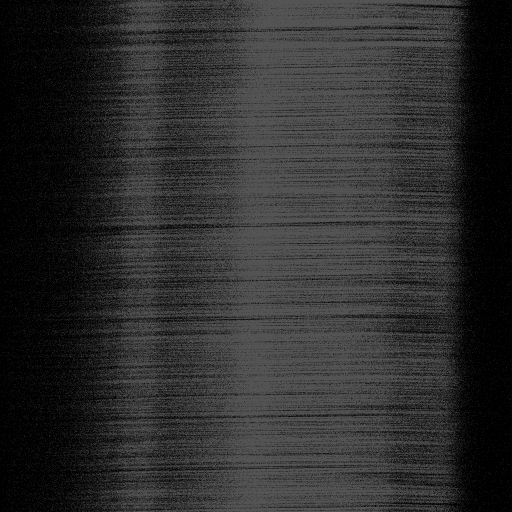
%> input picture Diameter 512 Stack.tif, 512 x 512 px
$ octave --eval "result = imimportTif('Diameter 512 Stack.tif');"   (GNU Octave 9; MATLAB toolbox functions it lacks are replaced by stand-ins)
%> lines starting %> are read from the running program, lines starting %| are printed output that depends on the picture
function imageLines = imimportTif(fname)
%> called with fname = 'Diameter 512 Stack.tif'
% function imageLines = imimportTif(fname);
%
% This function imports a multiFrame TIF file as a single
% array. Modify this section to accomodate your raw data format.
%
% This particular file format assumes the time axis is along the
%   x axis (e.g. each y scan is instantaneous).  The output format
%   is spatial along the first axis, and time along the second axis.
%
%  Arbitrary limit of 256 frames in the TIF (which can be increased)
%
% PWG 3/28/2011


imageFrames = [];
disp('Frame: ');
for index = 1:512
    try
        imageFrames(:,:,index) = imread(fname,index);
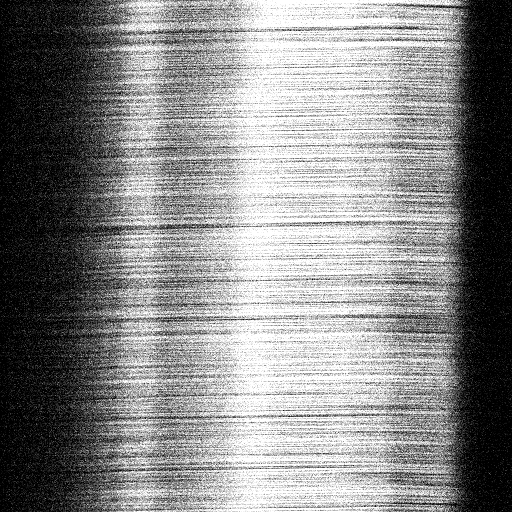
%> imageFrames: size 512x512 double; min 0, max 84, mean 45.1; mean of the top-left, top-right, bottom-left and bottom-right quarters 36.7, 54.6, 38, 51; drawn with min black and max white
    catch
        break
    end

    % give the user status updates
    fprintf('%d, ', index);
    if mod(index,10) == 0
        fprintf('\n')
    end
    if index == 512
        disp('Arbitrary 256 frame TIF limit reached. Increase if necessary')
    end
end
fprintf('\n');

% reformat into a single frame
imageFramesSize = size(imageFrames);
%> imageFramesSize = [512 512 10]

imageLines = zeros(imageFramesSize(2), imageFramesSize(1)*imageFramesSize(3));
for index = 1:imageFramesSize(3)
    imageLines(:,1+(index-1)*imageFramesSize(1):(index)*imageFramesSize(1)) = imageFrames(:,:,index)';
end
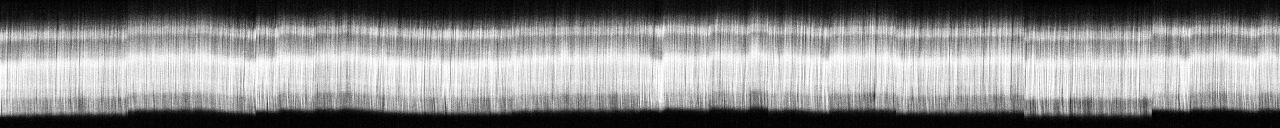
%> imageLines: size 512x5120 double (shown at 1/4 size); min 0, max 84, mean 45; drawn with min black and max white

disp('Multiframe import complete');
